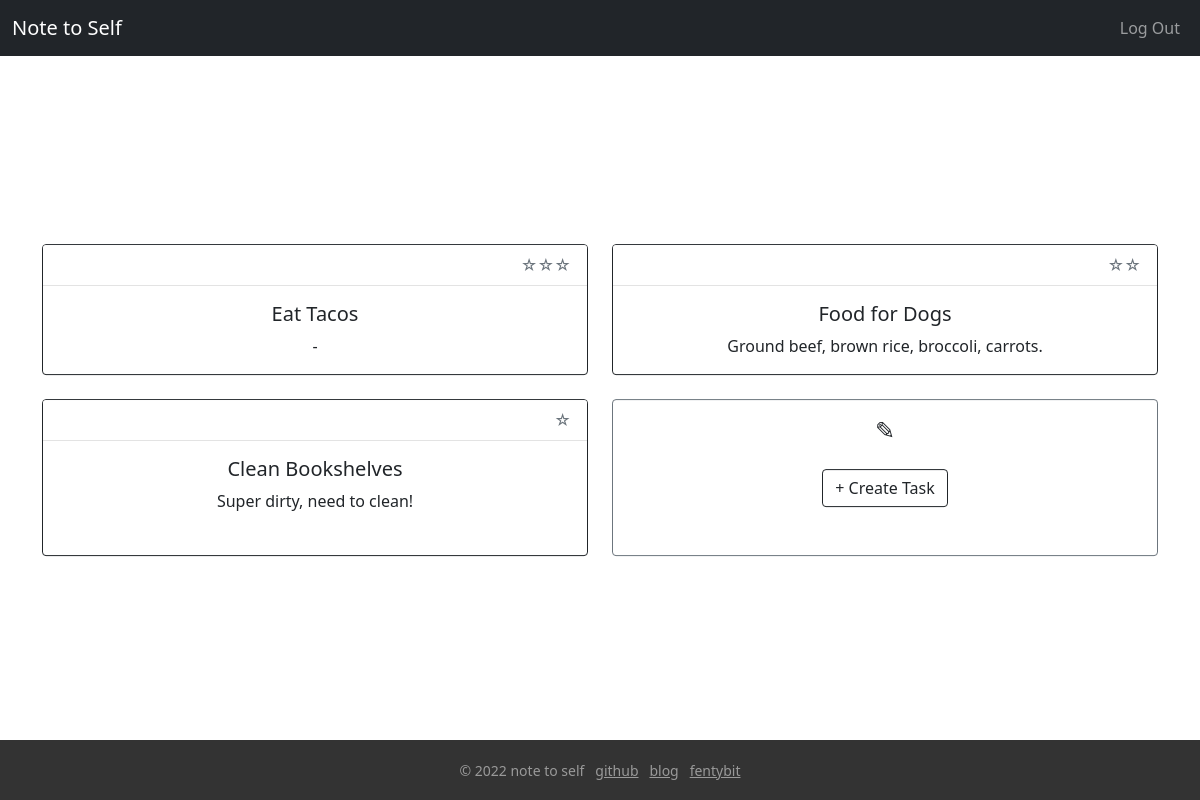
Page /todos (signed in) on the committed database.
### tables this page shows
CREATE TABLE todos (
  id INTEGER PRIMARY KEY AUTOINCREMENT NOT NULL,
  user_id INTEGER NOT NULL,
  priority INTEGER NOT NULL,
  title TEXT NOT NULL,
  description TEXT
);

### app.py (the view)
@app.route("/todos")
@login_required
def todos():
  todos = db.execute("SELECT * FROM todos WHERE user_id = ? ORDER BY priority ASC", session["user_id"])
  for task in todos:
    print(task['priority'])
  return render_template("todos.html", todos=todos)

### helpers.py (called while the page is built)
def login_required(f):
  @wraps(f)
  def decorated_function(*args, **kwargs):
    if session.get("user_id") is None:
      return redirect("/login")
    return f(*args, **kwargs)
  return decorated_function

### templates/todos.html
{% extends "layout.html" %}
{% block main %}
<div class="row row-cols-1 row-cols-md-2 g-4">
  {% for row in todos %}
    <div class="col">
      <div class="card border-dark h-100">
      <div class="card-header text-secondary text-end bg-white">
        {% if row.priority == 1 %}
          ☆☆☆
        {% elif row.priority == 2 %}
          ☆☆
        {% else %}
          ☆
        {% endif %}
      </div>
        <div class="card-body ">
          <h5 class="card-title">{{ row.title }}</h5>
          <p class="card-text">
            {% if row.description %}
              {{ row.description }}
            {% else %}
              -
            {% endif %}
          </p>
        </div>
      </div>
    </div>
  {% endfor %}
    <div class="col">
      <div class="card border-secondary h-100">
        <div class="card-body">
          <h4 class="card-title">✎</h4>
          <p class="card-body"><a href="/new" class="btn btn-outline-dark">+ Create Task</a></p>
        </div>
      </div>
    </div>
  </div>
{% endblock %}

### rows in the picture
todos: title "Eat Tacos"
todos: title "Food for Dogs", description "Ground beef, brown rice, broccoli, carrots."
todos: title "Clean Bookshelves", description "Super dirty, need to clean!"
